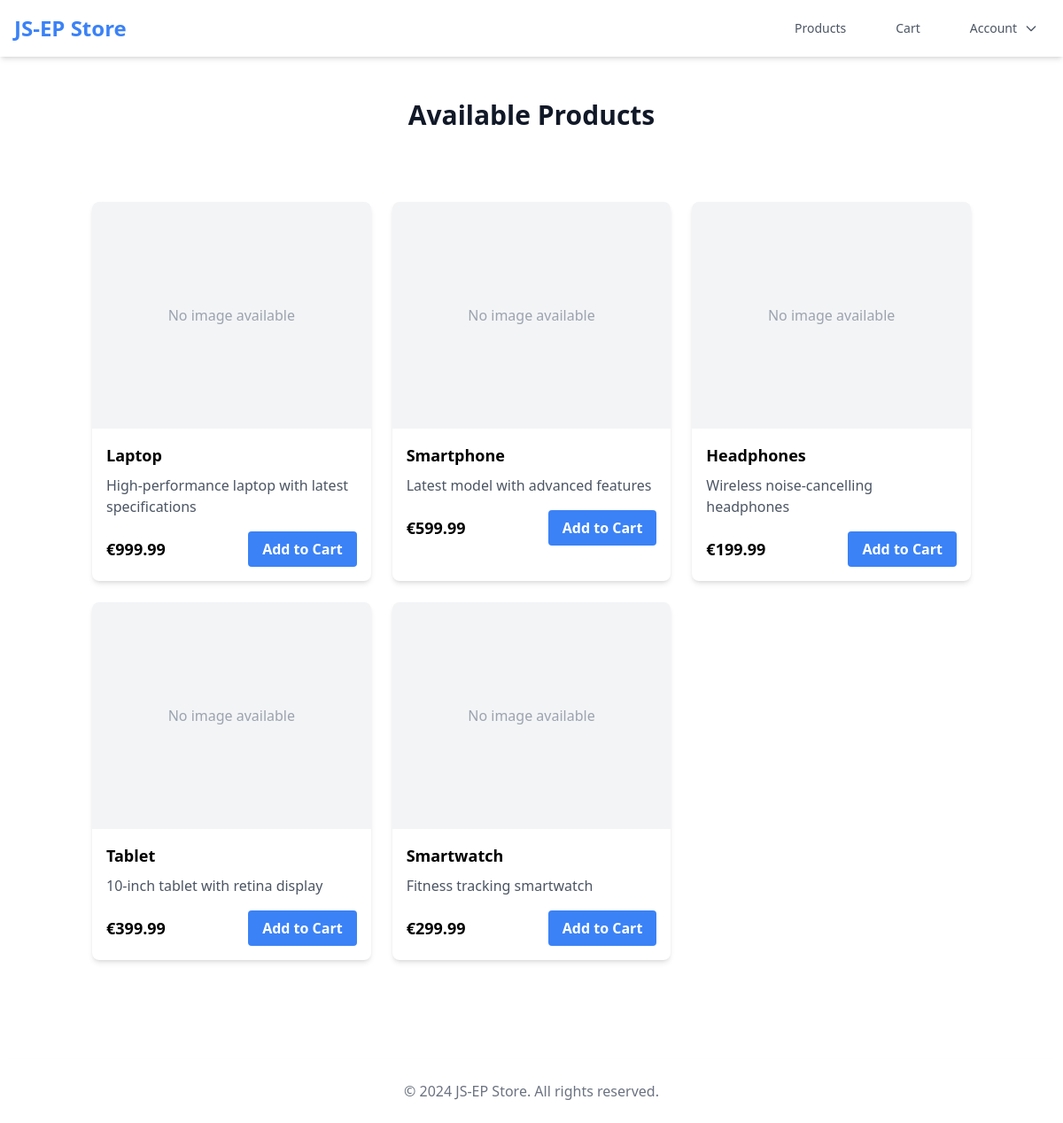
The page / on the database its author committed.
### tables this page shows
CREATE TABLE products (
    id INT NOT NULL AUTO_INCREMENT,
    name VARCHAR(100) NOT NULL,
    description TEXT,
    price DECIMAL(10,2) NOT NULL,
    stock INT NOT NULL DEFAULT 0,
    is_active BOOLEAN NOT NULL DEFAULT TRUE,
    created_at TIMESTAMP NOT NULL DEFAULT CURRENT_TIMESTAMP,
    updated_at TIMESTAMP NOT NULL DEFAULT CURRENT_TIMESTAMP ON UPDATE CURRENT_TIMESTAMP,
    PRIMARY KEY (id)
);

### config/config.php (called while the page is built, shortened)
<?php
spl_autoload_register(function ($class_name) {
    $paths = [
        'controllers/',
        'models/',
    ];
    foreach ($paths as $path) {
        $file = __DIR__ . '/../' . $path . $class_name . '.php';
        if (file_exists($file)) {
            return;
        }
    }
});

### models/DBInit.php (called while the page is built, shortened)
<?php
class DBInit {
    private static $host = "localhost:3306";
    private static $user = "root";
    private static $password = "password";
    private static $schema = "ecommerce";
    private static $instance = null;
    public static function getInstance() {
        if (!self::$instance) {
            $config = "mysql:host=" . self::$host . ";dbname=" . self::$schema;
            $options = [
                PDO::ATTR_ERRMODE => PDO::ERRMODE_EXCEPTION,
                PDO::ATTR_DEFAULT_FETCH_MODE => PDO::FETCH_ASSOC,
                PDO::ATTR_PERSISTENT => true,
                PDO::ATTR_EMULATE_PREPARES => false
            ];
            if (defined('PDO::MYSQL_ATTR_INIT_COMMAND')) {
                $options[PDO::MYSQL_ATTR_INIT_COMMAND] = "SET NAMES utf8mb4";
            }
            try {
                self::$instance = new PDO($config, self::$user, self::$password, $options);
            } catch (PDOException $e) {
                throw new Exception("Database connection failed: " . $e->getMessage());
            }
        }
        return self::$instance;
    }
}

### controllers/CustomerController.php (called while the page is built, shortened)
<?php
require_once 'models/Product.php';
class CustomerController {
    private $productModel;
    public function __construct() {
        $this->productModel = new Product();
    }
    public function index() {
        $products = $this->productModel->getAll();
        $productImages = [];
        foreach ($products as $product) {
            $productImages[$product['id']] = $this->productModel->getProductImages($product['id']);
        }
        $data = [
            'products' => $products,
            'productImages' => $productImages
        ];
        require 'views/customer/products.php';
    }
}

### models/Product.php (called while the page is built, shortened)
<?php
require_once 'models/DBInit.php';
class Product {
    private $db;
    public function __construct() {
        $this->db = DBInit::getInstance();
    }
    public function getAll($activeOnly = true) {
        $sql = "SELECT * FROM products";
        if ($activeOnly) {
            $sql .= " WHERE is_active = 1";
        }
        $statement = $this->db->prepare($sql);
        $statement->execute();
        return $statement->fetchAll();
    }
    public function getProductImages($productId) {
        try {
            $sql = "SELECT * FROM product_images
                WHERE product_id = :product_id
                ORDER BY is_primary DESC";
            $stmt = $this->db->prepare($sql);
            $stmt->execute([':product_id' => $productId]);
            return $stmt->fetchAll(PDO::FETCH_ASSOC);
        } catch (PDOException $e) {
            error_log("Error getting product images: " . $e->getMessage());
            return [];
        }
    }
}

### views/customer/products.php (the view, shortened to what this page needs)
<?php
require_once 'views/layouts/header.php';
require_once 'views/layouts/navbar.php';
?>
<main class="max-w-7xl mx-auto px-4 py-12">
    <h1 class="text-center text-3xl font-bold text-gray-900 mb-12">Available Products</h1>
    <div class="container mx-auto px-4 py-8">
        <div class="grid grid-cols-1 md:grid-cols-2 lg:grid-cols-3 gap-6">
            <?php foreach ($data['products'] as $product): ?>
                <div class="bg-white rounded-lg shadow-md overflow-hidden">
                    <?php if (!empty($data['productImages'][$product['id']])): ?>
                        <div class="relative h-64">
                            <img src="<?= htmlspecialchars($data['productImages'][$product['id']][0]['file_path']) ?>"
                                 alt="<?= htmlspecialchars($product['name']) ?>"
                                 class="w-full h-full object-cover">
                            <?php if (count($data['productImages'][$product['id']]) > 1): ?>
                                <span class="absolute bottom-2 right-2 bg-gray-800 text-white px-2 py-1 rounded-full text-xs">
                                    +<?= count($data['productImages'][$product['id']]) - 1 ?> more
                                </span>
                            <?php endif; ?>
                        </div>
                    <?php else: ?>
                        <div class="h-64 bg-gray-100 flex items-center justify-center">
                            <span class="text-gray-400">No image available</span>
                        </div>
                    <?php endif; ?>
                    <div class="p-4">
                        <h3 class="text-lg font-semibold mb-2">
                            <?= htmlspecialchars($product['name']) ?>
                        </h3>
                        <p class="text-gray-600 mb-4 line-clamp-2">
                            <?= htmlspecialchars($product['description']) ?>
                        </p>
                        <div class="flex justify-between items-center">
                            <span class="text-lg font-bold">
                                €<?= number_format($product['price'], 2) ?>
                            </span>
                            <button onclick="addToCart(<?= $product['id'] ?>)"
                                    class="bg-blue-500 hover:bg-blue-700 text-white font-bold py-2 px-4 rounded">
                                Add to Cart
                            </button>
                        </div>
                    </div>
                </div>
            <?php endforeach; ?>
        </div>
    </div>
</main>
<?php require_once 'views/layouts/footer.php'; ?>

### index.php (shortened to what this page needs)
<?php
require_once 'config/config.php';
$controller = isset($_GET['controller']) ? htmlspecialchars(
    strip_tags($_GET['controller']),
    ENT_QUOTES,
    'UTF-8'
) : 'customer';
$action = isset($_GET['action']) ? htmlspecialchars(
    strip_tags($_GET['action']),
    ENT_QUOTES,
    'UTF-8'
) : 'index';
try {
    $params = array_merge($_GET, $_POST);
    $controllerName = ucfirst($controller) . 'Controller';
    if (class_exists($controllerName)) {
        $controllerInstance = new $controllerName();
        if (method_exists($controllerInstance, $action)) {
            $controllerInstance->$action($params);
        } else {
            throw new Exception("Action '$action' not found in controller '$controllerName'");
        }
    } else {
        throw new Exception("Controller '$controllerName' not found");
    }
} catch (Exception $e) {
    if (DEBUG_MODE) {
        echo "Error: " . $e->getMessage();
    } else {
        include 'views/error.php';
    }
}

### views/layouts/header.php (shortened to what this page needs)
<!DOCTYPE html>
<html lang="en">
<head>
    <script src="https://cdn.tailwindcss.com"></script>
</head>
<body>

### views/layouts/navbar.php (shortened to what this page needs)
<?php
function isActive($controller, $action) {
    return ($_GET['controller'] ?? '') == $controller &&
           ($_GET['action'] ?? '') == $action;
}
?>
<nav class="bg-white shadow-md">
    <div class="max-w-7xl mx-auto px-4">
        <div class="flex justify-between items-center h-16">
            <div class="flex-shrink-0">
                <a href="index.php" class="flex items-center">
                    <span class="text-2xl font-bold text-primary">JS-EP Store</span>
                </a>
            </div>
            <div class="hidden md:flex md:items-center md:space-x-8">
                <a href="index.php"
                   class="nav-link <?= isActive('customer', 'index') ? 'nav-link-active' : 'nav-link-default' ?>">
                    Products
                </a>
                <a href="index.php?controller=customer&action=cart"
                   class="nav-link <?= isActive('customer', 'cart') ? 'nav-link-active' : 'nav-link-default' ?>">
                    Cart
                </a>
                <?php if (isset($_SESSION['user_id'])): ?>
                    <div class="relative group">
                        <button class="nav-link nav-link-default inline-flex items-center">
                            <span>Account</span>
                            <svg class="ml-2 h-4 w-4" fill="none" stroke="currentColor" viewBox="0 0 24 24">
                                <path stroke-linecap="round" stroke-linejoin="round" stroke-width="2" d="M19 9l-7 7-7-7" />
                            </svg>
                        </button>
                    </div>
                <?php endif; ?>
            </div>
        </div>
    </div>
</nav>

### views/layouts/footer.php (shortened to what this page needs)
    <footer class="bg-white shadow-lg mt-8">
        <div class="max-w-7xl mx-auto py-6 px-4">
            <p class="text-center text-gray-500">&copy; <?= date('Y') ?> JS-EP Store. All rights reserved.</p>
        </div>
    </footer>
</body>
</html>

### rows shown on the page
products: shows "No image available", name "Laptop", description "High-performance laptop with latest specifications", price "999.99"
products: shows "No image available", name "Smartphone", description "Latest model with advanced features", price "599.99"
products: shows "No image available", name "Headphones", description "Wireless noise-cancelling headphones", price "199.99"
products: shows "No image available", name "Tablet", description "10-inch tablet with retina display", price "399.99"
products: shows "No image available", name "Smartwatch", description "Fitness tracking smartwatch", price "299.99"
